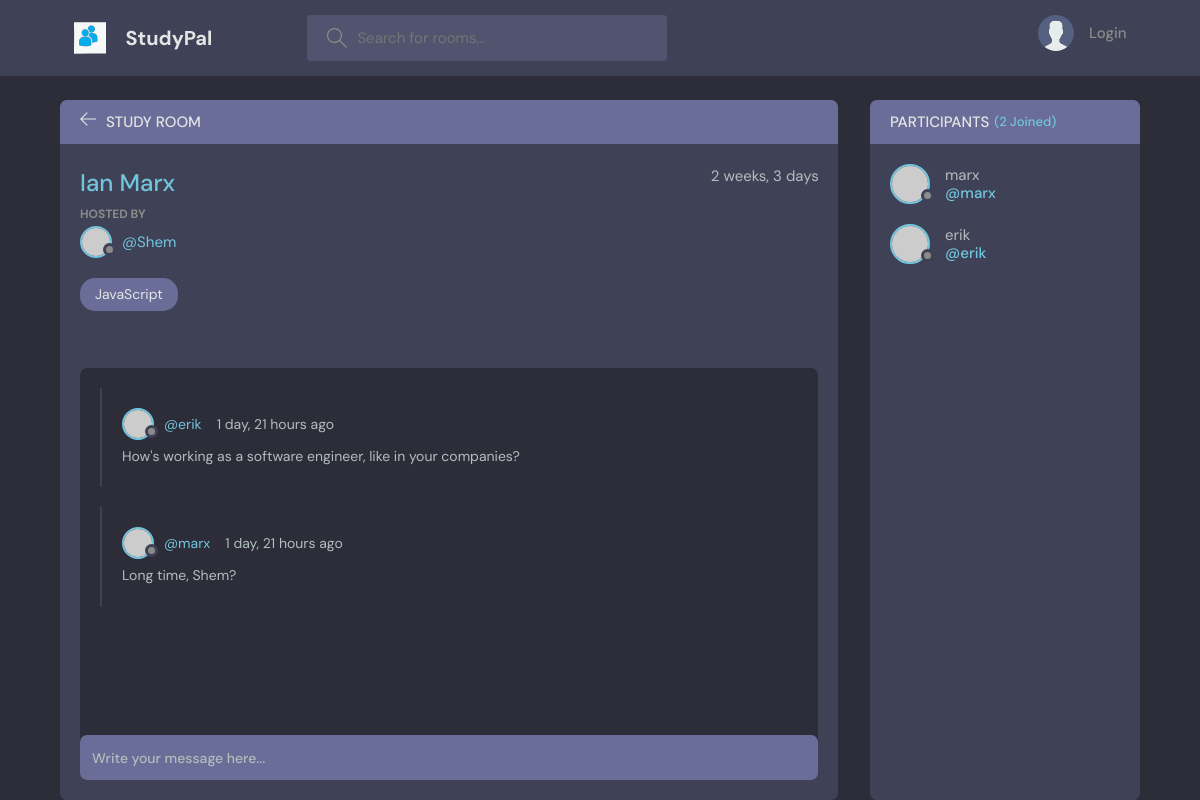
The app's page /room/4/, older data.
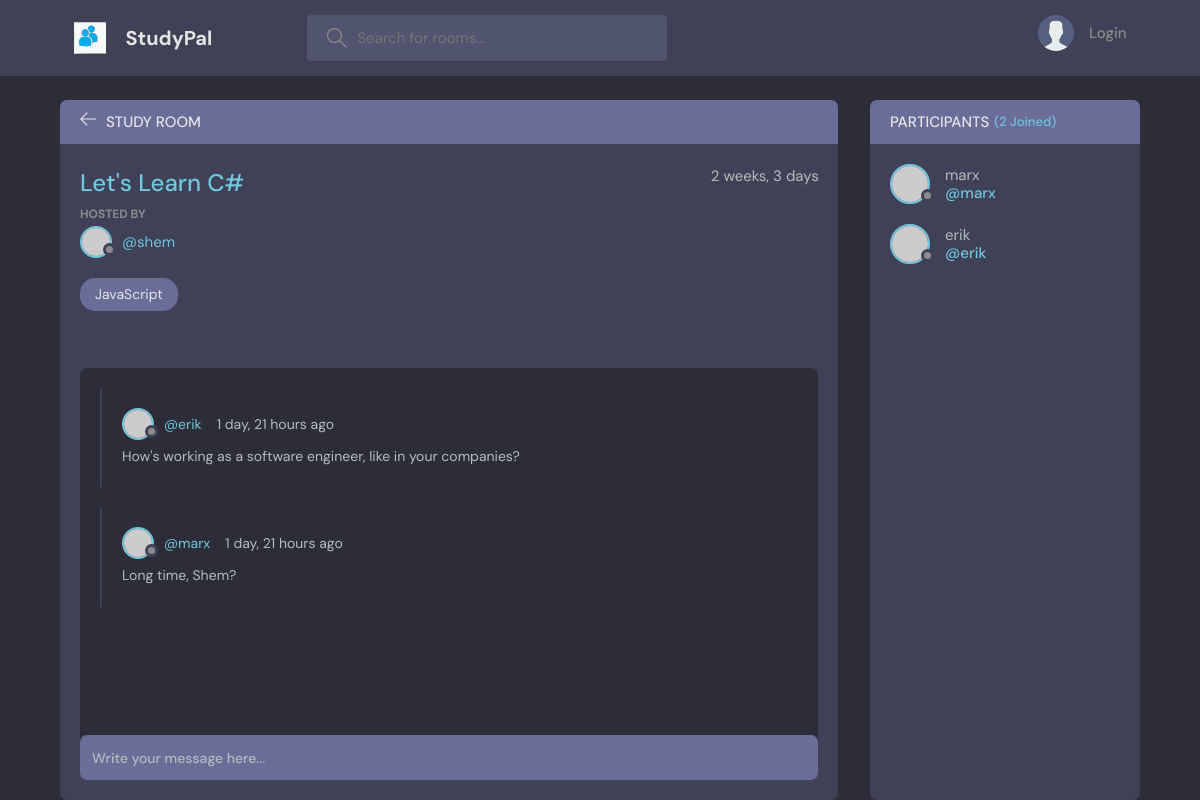
The same page, newer data.
### base/models.py (models this page shows, shortened)
class Room(models.Model):
    host = models.ForeignKey(User, on_delete=models.SET_NULL, null=True)
    topic = models.ForeignKey(Topic, on_delete=models.SET_NULL, null=True)
    name = models.CharField(max_length=200)
    description = models.TextField(null = True, blank = True)
    participants = models.ManyToManyField(User, related_name='participants', blank=True)
    updated = models.DateTimeField(auto_now=True)
    created = models.DateTimeField(auto_now_add=True)
    class Meta:
        ordering = ['-updated', '-created']

### base/views.py (the view, shortened to what this page needs)
# urls.py: path('room/<str:pk>/', views.room, name='room'),
def room(request, pk): #pk-primary key
    room = Room.objects.get(id=pk)
    room_messages = room.message_set.all() #Give me the set of messages related to this room
    participants = room.participants.all()
    context = {'room': room, 'room_messages': room_messages, 'participants': participants}
    return render(request, 'base/room.html', context)

### base/templates/base/room.html (shortened to what this page needs)
{% extends 'main.html' %}
{% block content %}
    <main class="profile-page layout layout--2">
      <div class="container">
        <div class="room">
          <div class="room__top">
            <div class="room__topLeft">
              <a href="{% url 'home' %}">
                <svg version="1.1" xmlns="http://www.w3.org/2000/svg" width="32" height="32" viewBox="0 0 32 32">
                  <title>arrow-left</title>
                  <path
                    d="M13.723 2.286l-13.723 13.714 13.719 13.714 1.616-1.611-10.96-10.96h27.625v-2.286h-27.625l10.965-10.965-1.616-1.607z"
                  ></path>
                </svg>
              </a>
              <h3>Study Room</h3>
            </div>
          </div>
          <div class="room__box scroll">
            <div class="room__header scroll">
              <div class="room__info">
                <h3>{{room.name}}</h3>
                <span>{{room.created|timesince}}</span>
              </div>
              <div class="room__hosted">
                <p>Hosted By</p>
                <a href="{% url 'user-profile' room.host.id %}" class="room__author">
                  <div class="avatar avatar--small">
                    <img src="https://randomuser.me/api/portraits/men/37.jpg" />
                  </div>
                  <span>@{{room.host.username}}</span>
                </a>
              </div>
              <span class="room__topics">JavaScript</span>
            </div>
            <div class="room__conversation">
              <div class="threads scroll">
                {% for message in room_messages %}
                <div class="thread">
                  <div class="thread__top">
                    <div class="thread__author">
                      <a href="{% url 'user-profile' message.user.id %}" class="thread__authorInfo">
                        <div class="avatar avatar--small">
                          <img src="https://randomuser.me/api/portraits/men/37.jpg" />
                        </div>
                        <span>@{{message.user.username}}</span>
                      </a>
                      <span class="thread__date">{{message.created|timesince}} ago</span>
                    </div>
                  </div>
                  <div class="thread__details">
                    {{message.body}}
                  </div>
                </div>
                {% endfor %}
              </div>
            </div>
          </div>
          <div class="room__message">
            <form action="#"><input name="" placeholder="Write your message here..." /></form>
          </div>
        </div>
        <div class="participants">
          <h3 class="participants__top">Participants <span>({{participants.count}} Joined)</span></h3>
          <div class="participants__list scroll">
            {% for user in participants %}
            <a href="{% url 'user-profile' user.id %}" class="participant">
              <div class="avatar avatar--medium">
                <img src="https://randomuser.me/api/portraits/men/37.jpg" />
              </div>
              <p>
                {{user.username}}
                <span>@{{user.username}}</span>
              </p>
            </a>
            {% endfor %}
          </div>
        </div>
      </div>
    </main>
  {% endblock content %}

Row changes from the older to the newer data that the page shows:
changed Room: name "Ian Marx" → "Let's Learn C#"; host.username "Shem" → "shem"
